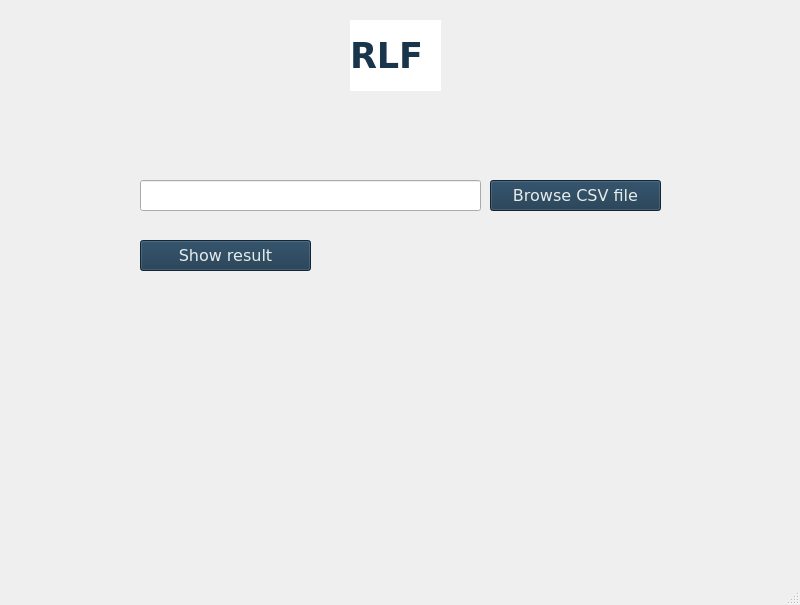
<?xml version="1.0" encoding="UTF-8"?>
<ui version="4.0">
 <class>rlfScreen</class>
 <widget class="QMainWindow" name="rlfScreen">
  <property name="geometry">
   <rect>
    <x>0</x>
    <y>0</y>
    <width>800</width>
    <height>605</height>
   </rect>
  </property>
  <property name="windowTitle">
   <string>MainWindow</string>
  </property>
  <widget class="QWidget" name="centralwidget">
   <widget class="QLabel" name="screenTitle_2">
    <property name="geometry">
     <rect>
      <x>350</x>
      <y>20</y>
      <width>91</width>
      <height>71</height>
     </rect>
    </property>
    <property name="font">
     <font>
      <family>Verdana</family>
      <pointsize>26</pointsize>
      <weight>75</weight>
      <bold>true</bold>
     </font>
    </property>
    <property name="layoutDirection">
     <enum>Qt::LeftToRight</enum>
    </property>
    <property name="styleSheet">
     <string notr="true">background-color: rgb(255, 255, 255);
color: rgb(24, 53, 75);
</string>
    </property>
    <property name="text">
     <string>RLF</string>
    </property>
   </widget>
   <widget class="QPushButton" name="browseCsvButton_4">
    <property name="geometry">
     <rect>
      <x>140</x>
      <y>240</y>
      <width>171</width>
      <height>31</height>
     </rect>
    </property>
    <property name="font">
     <font>
      <family>Verdana</family>
      <pointsize>12</pointsize>
     </font>
    </property>
    <property name="styleSheet">
     <string notr="true">background-color: rgb(24, 53, 76);
color: rgb(230, 236, 235);</string>
    </property>
    <property name="text">
     <string>Show result</string>
    </property>
   </widget>
   <widget class="QPushButton" name="browseCsvButton_3">
    <property name="geometry">
     <rect>
      <x>490</x>
      <y>180</y>
      <width>171</width>
      <height>31</height>
     </rect>
    </property>
    <property name="font">
     <font>
      <family>Verdana</family>
      <pointsize>12</pointsize>
     </font>
    </property>
    <property name="styleSheet">
     <string notr="true">background-color: rgb(24, 53, 76);
color: rgb(230, 236, 235);</string>
    </property>
    <property name="text">
     <string>Browse CSV file</string>
    </property>
   </widget>
   <widget class="QLineEdit" name="filename_2">
    <property name="geometry">
     <rect>
      <x>140</x>
      <y>180</y>
      <width>341</width>
      <height>31</height>
     </rect>
    </property>
   </widget>
  </widget>
  <widget class="QMenuBar" name="menubar">
   <property name="geometry">
    <rect>
     <x>0</x>
     <y>0</y>
     <width>800</width>
     <height>21</height>
    </rect>
   </property>
  </widget>
  <widget class="QStatusBar" name="statusbar"/>
 </widget>
 <resources/>
 <connections/>
</ui>
